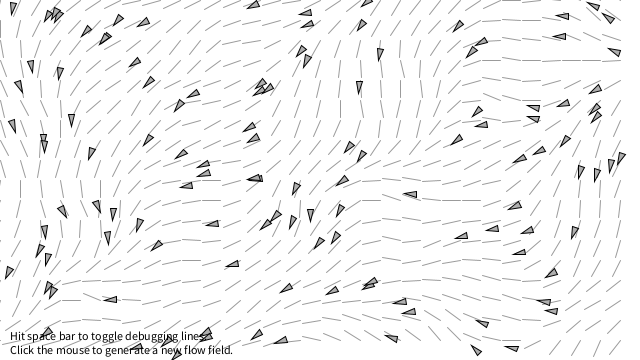
Frame 1 (no input)
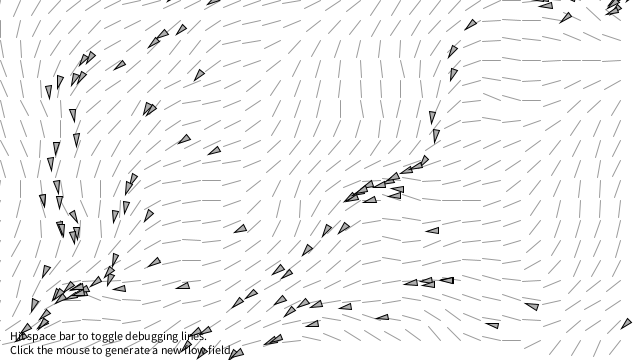
Frame 60 (the mouse pressed at the canvas centre just before this capture)
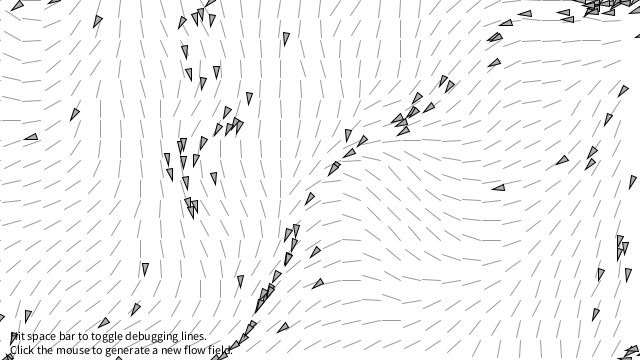
Frame 120 (the mouse held since frame 60 and released just before this capture)

The Processing sketch that drew these frames (run headless with seeded random() and noise(); from frame 60 on, the mouse is pressed at the canvas centre):

// Processing sketch: NOC_6_04_Flowfield
// ── NOC_6_04_Flowfield.pde
// The Nature of Code
// Daniel Shiffman
// http://natureofcode.com

// Flow Field Following
// Via Reynolds: http://www.red3d.com/cwr/steer/FlowFollow.html

// Using this variable to decide whether to draw all the stuff
boolean debug = true;

// Flowfield object
FlowField flowfield;
// An ArrayList of vehicles
ArrayList<Vehicle> vehicles;

void setup() {
  size(640, 360);
  // Make a new flow field with "resolution" of 16
  flowfield = new FlowField(20);
  vehicles = new ArrayList<Vehicle>();
  // Make a whole bunch of vehicles with random maxspeed and maxforce values
  for (int i = 0; i < 120; i++) {
    vehicles.add(new Vehicle(new PVector(random(width), random(height)), random(2, 5), random(0.1, 0.5)));
  }
}

void draw() {
  background(255);
  // Display the flowfield in "debug" mode
  if (debug) flowfield.display();
  // Tell all the vehicles to follow the flow field
  for (Vehicle v : vehicles) {
    v.follow(flowfield);
    v.run();
  }

  // Instructions
  fill(0);
  text("Hit space bar to toggle debugging lines.\nClick the mouse to generate a new flow field.",10,height-20);
}


void keyPressed() {
  if (key == ' ') {
    debug = !debug;
  }
}

// Make a new flowfield
void mousePressed() {
  flowfield.init();
}

// ── FlowField.pde
// The Nature of Code
// Daniel Shiffman
// http://natureofcode.com

// Flow Field Following

class FlowField {

  // A flow field is a two dimensional array of PVectors
  PVector[][] field;
  int cols, rows; // Columns and Rows
  int resolution; // How large is each "cell" of the flow field

  FlowField(int r) {
    resolution = r;
    // Determine the number of columns and rows based on sketch's width and height
    cols = width/resolution;
    rows = height/resolution;
    field = new PVector[cols][rows];
    init();
  }

  void init() {
    // Reseed noise so we get a new flow field every time
    noiseSeed((int)random(10000));
    float xoff = 0;
    for (int i = 0; i < cols; i++) {
      float yoff = 0;
      for (int j = 0; j < rows; j++) {
        float theta = map(noise(xoff,yoff),0,1,0,TWO_PI);
        // Polar to cartesian coordinate transformation to get x and y components of the vector
        field[i][j] = new PVector(cos(theta),sin(theta));
        yoff += 0.1;
      }
      xoff += 0.1;
    }
  }

  // Draw every vector
  void display() {
    for (int i = 0; i < cols; i++) {
      for (int j = 0; j < rows; j++) {
        drawVector(field[i][j],i*resolution,j*resolution,resolution-2);
      }
    }

  }

  // Renders a vector object 'v' as an arrow and a position 'x,y'
  void drawVector(PVector v, float x, float y, float scayl) {
    pushMatrix();
    float arrowsize = 4;
    // Translate to position to render vector
    translate(x,y);
    stroke(0,100);
    // Call vector heading function to get direction (note that pointing to the right is a heading of 0) and rotate
    rotate(v.heading2D());
    // Calculate length of vector & scale it to be bigger or smaller if necessary
    float len = v.mag()*scayl;
    // Draw three lines to make an arrow (draw pointing up since we've rotate to the proper direction)
    line(0,0,len,0);
    //line(len,0,len-arrowsize,+arrowsize/2);
    //line(len,0,len-arrowsize,-arrowsize/2);
    popMatrix();
  }

  PVector lookup(PVector lookup) {
    int column = int(constrain(lookup.x/resolution,0,cols-1));
    int row = int(constrain(lookup.y/resolution,0,rows-1));
    return field[column][row].get();
  }


}

// ── Vehicle.pde
// The Nature of Code
// Daniel Shiffman
// http://natureofcode.com

// Flow Field Following

class Vehicle {

  // The usual stuff
  PVector position;
  PVector velocity;
  PVector acceleration;
  float r;
  float maxforce;    // Maximum steering force
  float maxspeed;    // Maximum speed

    Vehicle(PVector l, float ms, float mf) {
    position = l.get();
    r = 3.0;
    maxspeed = ms;
    maxforce = mf;
    acceleration = new PVector(0,0);
    velocity = new PVector(0,0);
  }

  public void run() {
    update();
    borders();
    display();
  }


  // Implementing Reynolds' flow field following algorithm
  // http://www.red3d.com/cwr/steer/FlowFollow.html
  void follow(FlowField flow) {
    // What is the vector at that spot in the flow field?
    PVector desired = flow.lookup(position);
    // Scale it up by maxspeed
    desired.mult(maxspeed);
    // Steering is desired minus velocity
    PVector steer = PVector.sub(desired, velocity);
    steer.limit(maxforce);  // Limit to maximum steering force
    applyForce(steer);
  }

  void applyForce(PVector force) {
    // We could add mass here if we want A = F / M
    acceleration.add(force);
  }

  // Method to update position
  void update() {
    // Update velocity
    velocity.add(acceleration);
    // Limit speed
    velocity.limit(maxspeed);
    position.add(velocity);
    // Reset accelertion to 0 each cycle
    acceleration.mult(0);
  }

  void display() {
    // Draw a triangle rotated in the direction of velocity
    float theta = velocity.heading2D() + radians(90);
    fill(175);
    stroke(0);
    pushMatrix();
    translate(position.x,position.y);
    rotate(theta);
    beginShape(TRIANGLES);
    vertex(0, -r*2);
    vertex(-r, r*2);
    vertex(r, r*2);
    endShape();
    popMatrix();
  }

  // Wraparound
  void borders() {
    if (position.x < -r) position.x = width+r;
    if (position.y < -r) position.y = height+r;
    if (position.x > width+r) position.x = -r;
    if (position.y > height+r) position.y = -r;
  }
}
